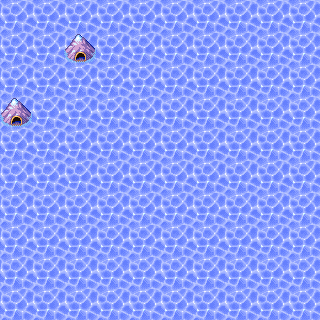

Rendered tile map (Tiled .tmx) drawn with the repository's tilesets; below, a short description and the full map source, tile grids included:
An orthogonal 10x10 tile map with 32x32 px tiles, 2 tile layers (Water, land), 2 tilesets.

<map version="1.0" orientation="orthogonal" width="10" height="10" tilewidth="32" tileheight="32">
 <tileset firstgid="1" name="land1nt4" tilewidth="32" tileheight="32">
  <image source="../TileSets/land1nt4.png" width="384" height="128" />
 </tileset>
 <tileset firstgid="49" name="World3" tilewidth="32" tileheight="32">
  <image source="../TileSets/World3.png" width="256" height="1152" />
 </tileset>
 <layer name="Water" width="10" height="10">
  <data>
   <tile gid="5" />
   <tile gid="5" />
   <tile gid="5" />
   <tile gid="5" />
   <tile gid="5" />
   <tile gid="5" />
   <tile gid="5" />
   <tile gid="5" />
   <tile gid="5" />
   <tile gid="5" />
   <tile gid="5" />
   <tile gid="5" />
   <tile gid="5" />
   <tile gid="5" />
   <tile gid="5" />
   <tile gid="5" />
   <tile gid="5" />
   <tile gid="5" />
   <tile gid="5" />
   <tile gid="5" />
   <tile gid="5" />
   <tile gid="5" />
   <tile gid="5" />
   <tile gid="5" />
   <tile gid="5" />
   <tile gid="5" />
   <tile gid="5" />
   <tile gid="5" />
   <tile gid="5" />
   <tile gid="5" />
   <tile gid="5" />
   <tile gid="5" />
   <tile gid="5" />
   <tile gid="5" />
   <tile gid="5" />
   <tile gid="5" />
   <tile gid="5" />
   <tile gid="5" />
   <tile gid="5" />
   <tile gid="5" />
   <tile gid="5" />
   <tile gid="5" />
   <tile gid="5" />
   <tile gid="5" />
   <tile gid="5" />
   <tile gid="5" />
   <tile gid="5" />
   <tile gid="5" />
   <tile gid="5" />
   <tile gid="5" />
   <tile gid="5" />
   <tile gid="5" />
   <tile gid="5" />
   <tile gid="5" />
   <tile gid="5" />
   <tile gid="5" />
   <tile gid="5" />
   <tile gid="5" />
   <tile gid="5" />
   <tile gid="5" />
   <tile gid="5" />
   <tile gid="5" />
   <tile gid="5" />
   <tile gid="5" />
   <tile gid="5" />
   <tile gid="5" />
   <tile gid="5" />
   <tile gid="5" />
   <tile gid="5" />
   <tile gid="5" />
   <tile gid="5" />
   <tile gid="5" />
   <tile gid="5" />
   <tile gid="5" />
   <tile gid="5" />
   <tile gid="5" />
   <tile gid="5" />
   <tile gid="5" />
   <tile gid="5" />
   <tile gid="5" />
   <tile gid="5" />
   <tile gid="5" />
   <tile gid="5" />
   <tile gid="5" />
   <tile gid="5" />
   <tile gid="5" />
   <tile gid="5" />
   <tile gid="5" />
   <tile gid="5" />
   <tile gid="5" />
   <tile gid="5" />
   <tile gid="5" />
   <tile gid="5" />
   <tile gid="5" />
   <tile gid="5" />
   <tile gid="5" />
   <tile gid="5" />
   <tile gid="5" />
   <tile gid="5" />
   <tile gid="5" />
  </data>
 </layer>
 <layer name="land" width="10" height="10">
  <data>
   <tile gid="0" />
   <tile gid="0" />
   <tile gid="0" />
   <tile gid="0" />
   <tile gid="0" />
   <tile gid="0" />
   <tile gid="0" />
   <tile gid="0" />
   <tile gid="0" />
   <tile gid="0" />
   <tile gid="0" />
   <tile gid="0" />
   <tile gid="70" />
   <tile gid="0" />
   <tile gid="0" />
   <tile gid="0" />
   <tile gid="0" />
   <tile gid="0" />
   <tile gid="0" />
   <tile gid="0" />
   <tile gid="0" />
   <tile gid="0" />
   <tile gid="0" />
   <tile gid="0" />
   <tile gid="0" />
   <tile gid="0" />
   <tile gid="0" />
   <tile gid="0" />
   <tile gid="0" />
   <tile gid="0" />
   <tile gid="70" />
   <tile gid="0" />
   <tile gid="0" />
   <tile gid="0" />
   <tile gid="0" />
   <tile gid="0" />
   <tile gid="0" />
   <tile gid="0" />
   <tile gid="0" />
   <tile gid="0" />
   <tile gid="0" />
   <tile gid="0" />
   <tile gid="0" />
   <tile gid="0" />
   <tile gid="0" />
   <tile gid="0" />
   <tile gid="0" />
   <tile gid="0" />
   <tile gid="0" />
   <tile gid="0" />
   <tile gid="0" />
   <tile gid="0" />
   <tile gid="0" />
   <tile gid="0" />
   <tile gid="0" />
   <tile gid="0" />
   <tile gid="0" />
   <tile gid="0" />
   <tile gid="0" />
   <tile gid="0" />
   <tile gid="0" />
   <tile gid="0" />
   <tile gid="0" />
   <tile gid="0" />
   <tile gid="0" />
   <tile gid="0" />
   <tile gid="0" />
   <tile gid="0" />
   <tile gid="0" />
   <tile gid="0" />
   <tile gid="0" />
   <tile gid="0" />
   <tile gid="0" />
   <tile gid="0" />
   <tile gid="0" />
   <tile gid="0" />
   <tile gid="0" />
   <tile gid="0" />
   <tile gid="0" />
   <tile gid="0" />
   <tile gid="0" />
   <tile gid="0" />
   <tile gid="0" />
   <tile gid="0" />
   <tile gid="0" />
   <tile gid="0" />
   <tile gid="0" />
   <tile gid="0" />
   <tile gid="0" />
   <tile gid="0" />
   <tile gid="0" />
   <tile gid="0" />
   <tile gid="0" />
   <tile gid="0" />
   <tile gid="0" />
   <tile gid="0" />
   <tile gid="0" />
   <tile gid="0" />
   <tile gid="0" />
   <tile gid="0" />
  </data>
 </layer>
</map>
